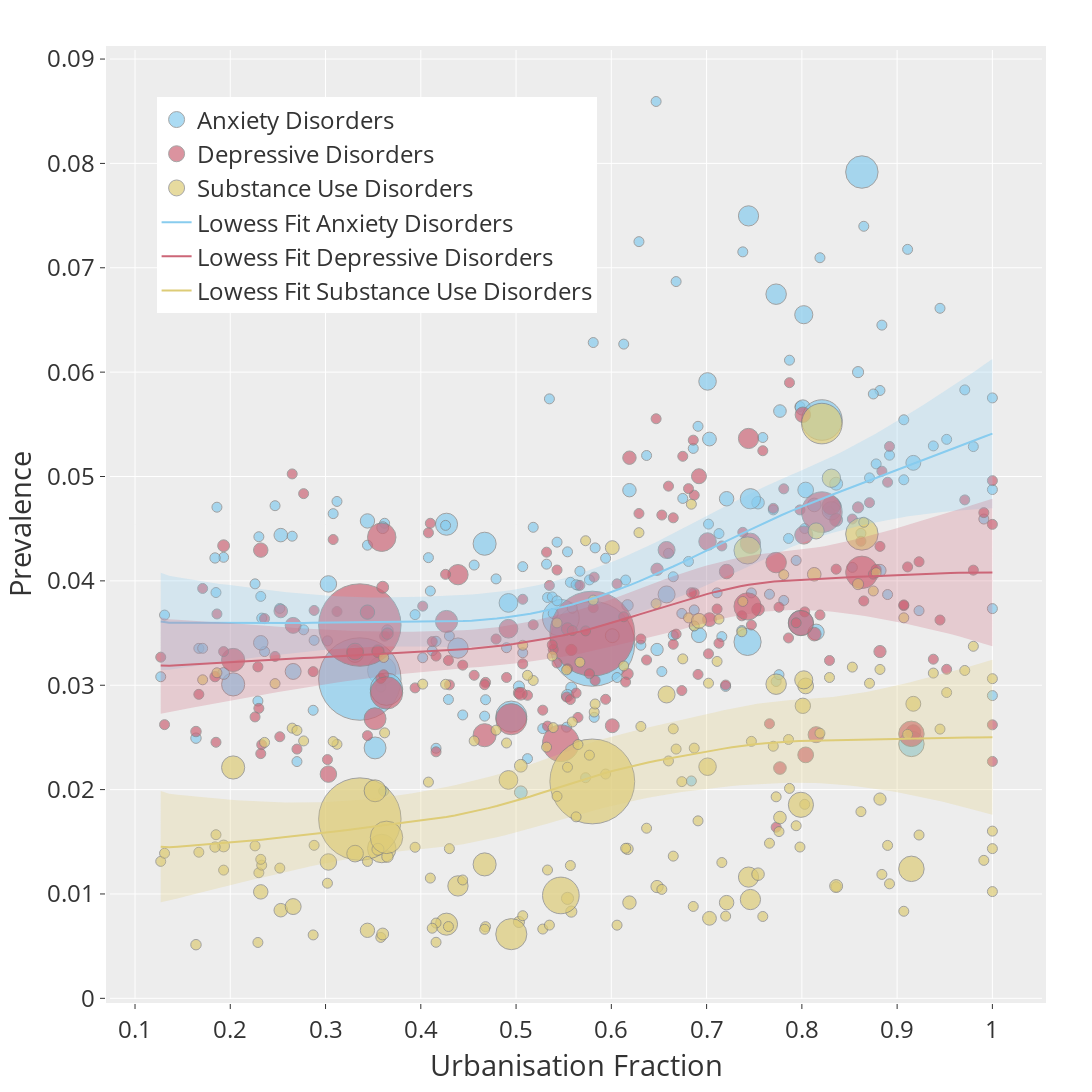

Source (notebook cell):
### Markdown cell above
# Bubble plot scaled by population size

### Code cell
#Column headers and x,y values
labels = ['Anxiety Disorders', 'Depressive Disorders','Substance Use Disorders']
x = df['2017_urban'] #2017 urbanization data
y = [df['val_anxiety'].div(100000), df['val_depressive'].div(100000), df['val_substanceuse'].div(100000)]
hovertext = df['location_name']

#Generate plot and save for later
fig = plotdata(x,y,labels, colors, df, bubble=True)
fig.show()
bubble_plot= fig
